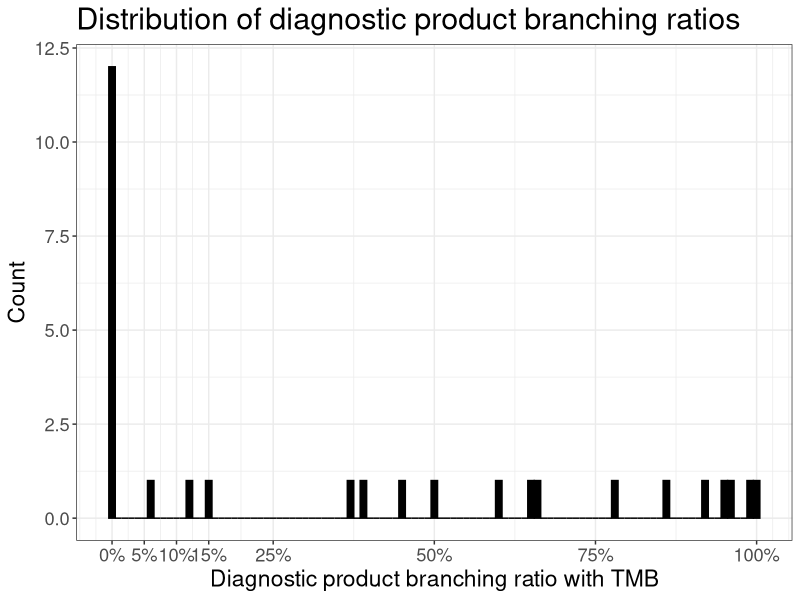

Write the R code that produced this figure.
library(ggplot2)

df <- read.csv("training_smiles.csv", header = FALSE, sep = ",")

ggplot(df, aes(V2, fill = V2)) + 
  # geom_histogram(aes(y = ..count..), position = 'identity', binwidth = 0.1,col="grey72", fill="grey72" )+
  geom_histogram(aes(y = ..count..), position = 'identity', binwidth = 0.01, col="black", fill="black")+
  labs(title="Distribution of diagnostic product branching ratios", 
       x="Diagnostic product branching ratio with TMB", y="Count")+
  scale_x_continuous(breaks=c(0,0.05,0.10, 0.15, 0.25, 0.5, 0.75, 1.00),
                     labels=c("0%","5%", "10%","15%","25%","50%", "75%", "100%"))+
  theme_bw()+
  theme(axis.text.x=element_text(size=rel(1.5)))+
  theme(axis.text.y=element_text(size=rel(1.5)))+
  theme(axis.title.x=element_text(size=rel(1.5)))+
  theme(axis.title.y=element_text(size=rel(1.5)))+
  theme(plot.title = element_text(size=rel(2)))

  